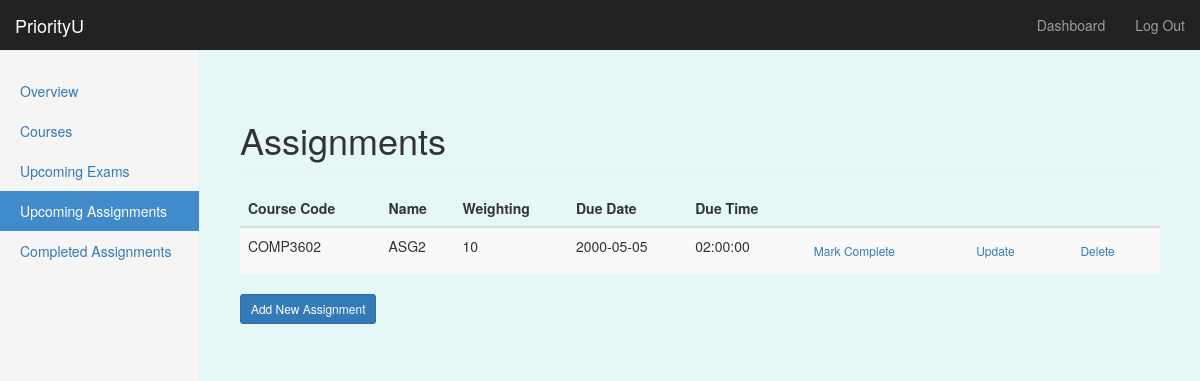
Page /dashboard/assignments (signed in) on the committed database.
### priorityU/models/models.py (models this page shows, shortened)
class Assignment(db.Model): # Dominic 18/11- created model for assignment db
    __tablename__ = 'assignments'
    a_id = db.Column(db.Integer, primary_key=True)
    course_code = db.Column(db.String, db.ForeignKey('courses.course_code'))
    asg_name = db.Column(db.String, nullable=False)
    weighting = db.Column(db.Integer)
    due_date = db.Column(db.Date, nullable=False)
    due_time = db.Column(db.Time)
    complete = db.Column(db.Boolean, nullable=False)
    user_id = db.Column(db.Integer, db.ForeignKey('users.id'))

### priorityU/routes.py (the view)
@app.route('/dashboard/assignments')
@login_required
def assignments():
    user_asgs = Assignment.query.filter_by(user_id=current_user.get_id()).order_by(Assignment.due_date.asc()).all()
    return render_template('assignments.html', assignments=user_asgs, edit_state=False, add_state=False, form=None)

### priorityU/routes.py (called while the page is built)
@login_manager.user_loader
def load_user(user_id):
    return User.query.get(int(user_id))

### priorityU/templates/assignments.html (shortened to what this page needs)
{% extends "bootstrap/base.html" %}
{% import "bootstrap/wtf.html" as wtf %}
{% block styles %}
{{super()}}
<link rel="stylesheet" href="{{url_for('.static', filename='style.css')}}">
{% endblock %}
{% block content %}
    <nav class="navbar navbar-inverse navbar-fixed-top">
      <div class="container-fluid">
        <div class="navbar-header">
          <a class="navbar-brand" href="#">PriorityU</a>
        </div>
        <div id="navbar" class="navbar-collapse collapse">
          <ul class="nav navbar-nav navbar-right">
            <li><a href="#">Dashboard</a></li>
            <li><a href="{{ url_for('logout') }}">Log Out</a></li>
          </ul>
        </div>
      </div>
    </nav>
    <div class="container-fluid">
      <div class="row">
        <div class="col-sm-3 col-md-2 sidebar">
        <ul class="nav nav-sidebar">
            <li {% if request.endpoint == 'dashboard' %} class="active" {% endif %}> <a href="{{url_for('dashboard')}}">Overview</a></li>
            <li {% if request.endpoint == 'courses' %} class="active" {% endif %}><a href="{{url_for('courses')}}" id="tab2-id">Courses</a></li>
            <li {% if request.endpoint == 'exams' %} class="active" {% endif %}><a href="{{url_for('exams')}}">Upcoming Exams</a></li>
            <li {% if request.endpoint == 'assignments' %} class="active" {% endif %}><a href="{{url_for('assignments')}}">Upcoming Assignments</a></li>
            <li {% if request.endpoint == 'completed' %} class="active" {% endif %} ><a href="{{url_for('completed')}}">Completed Assignments</a></li>
        </ul>
      </div>
      {% if add_state  and form != None %}
      <form class="form-signin" method="POST">
            <h2 class="form-signin-heading">Add Assignment</h2>
            {{ form.hidden_tag() }}
            {{ wtf.form_field(form.course_code) }}
            {{ wtf.form_field(form.asg_name) }}
            {{ wtf.form_field(form.weighting) }}
            {{ wtf.form_field(form.due_date) }}
            {{ wtf.form_field(form.due_time) }}
            <button class="btn btn-lg btn-primary btn-sm" type="submit">Create</button>
            <a href="{{ url_for('assignments') }}">Back</a>
       </form>
      {% else %}
      <div class="col-sm-9 col-sm-offset-3 col-md-10 col-md-offset-2 main">
        <h1 class="page-header">Assignments</h1>
        <table class="table table-striped table-hover">
          <thead class="thead-dark">
              <tr>
                  <th>Course Code</th>
                  <th>Name</th>
                  <th>Weighting</th>
                  <th>Due Date</th>
                  <th>Due Time</th>
                  <th></th>
                  <th></th>
                  <th></th>
              </tr>
          </thead>
          <tbody>
              {% for a in assignments %}
                {% if a.complete == False %}
              <tr>
                  <td>{{a.course_code}}</td>
                  <td>{{a.asg_name}}</td>
                  <td>{{a.weighting}}</td>
                  <td>{{a.due_date}}</td>
                  <td>{{a.due_time}}</td>
                   <td>
                    <a href='/dashboard/markcomplete/{{a.a_id}}' class="btn btn-secondary btn-sm">Mark Complete</a>
                  </td>
                  <td>
                    <a href='/dashboard/updateassignment/{{a.a_id}}' class="btn btn-secondary btn-sm">Update</a>
                  </td>
                 <td>
                    <a href='/dashboard/assignments/{{a.a_id}}' class="btn btn-secondary btn-sm">Delete</a>
                  </td>
              </tr>
                {% endif %}
              {% endfor %}
          </tbody>
        </table>
        <h4><a href="{{ url_for('addAssignments') }}" class="btn btn-primary btn-sm">Add New Assignment</a></h4>
        {% endif %}
    </div>
    </div>
    </div>
{% endblock %}

### priorityU/static/style.css (style rules this page uses)
body { padding-top: 50px; }
.navbar-fixed-top { border: 0; }
.sidebar { display: none; }
@media (min-width: 768px) { .sidebar { position: fixed; top: 51px; bottom: 0; left: 0; z-index: 1000; display: block; padding: 20px; overflow-x: hidden; overflow-y: auto; background-color: #f5f5f5; border-right: 1px solid #eee; } }
.nav-sidebar { margin-right: -21px; margin-bottom: 20px; margin-left: -20px; }
.nav-sidebar > li > a { padding-right: 20px; padding-left: 20px; }
.nav-sidebar > .active > a, .nav-sidebar > .active > a:hover, .nav-sidebar > .active > a:focus { color: #fff; background-color: #428bca; }
.main { padding: 20px; }
@media (min-width: 768px) { .main { padding-right: 40px; padding-left: 40px; } }
.main .page-header { margin-top: 0; }
body { padding-top: 100px; padding-bottom: 40px; background-color: #e6f7f8; }

### rows in the picture
Assignment: course_code "COMP3602", asg_name "ASG2", weighting "10", due_date "2000-05-05", due_time "02:00:00"
